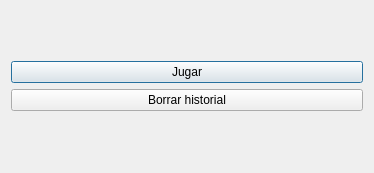
<?xml version="1.0" encoding="UTF-8"?>
<ui version="4.0">
 <class>MainMenu</class>
 <widget class="QDialog" name="MainMenu">
  <property name="geometry">
   <rect>
    <x>0</x>
    <y>0</y>
    <width>374</width>
    <height>173</height>
   </rect>
  </property>
  <property name="windowTitle">
   <string>Main menu</string>
  </property>
  <layout class="QVBoxLayout" name="verticalLayout_2">
   <item>
    <layout class="QVBoxLayout" name="verticalLayout">
     <item>
      <widget class="QPushButton" name="jugar">
       <property name="text">
        <string>Jugar</string>
       </property>
      </widget>
     </item>
     <item>
      <widget class="QPushButton" name="borrar_hist">
       <property name="text">
        <string>Borrar historial</string>
       </property>
      </widget>
     </item>
    </layout>
   </item>
  </layout>
 </widget>
 <resources/>
 <connections/>
</ui>
